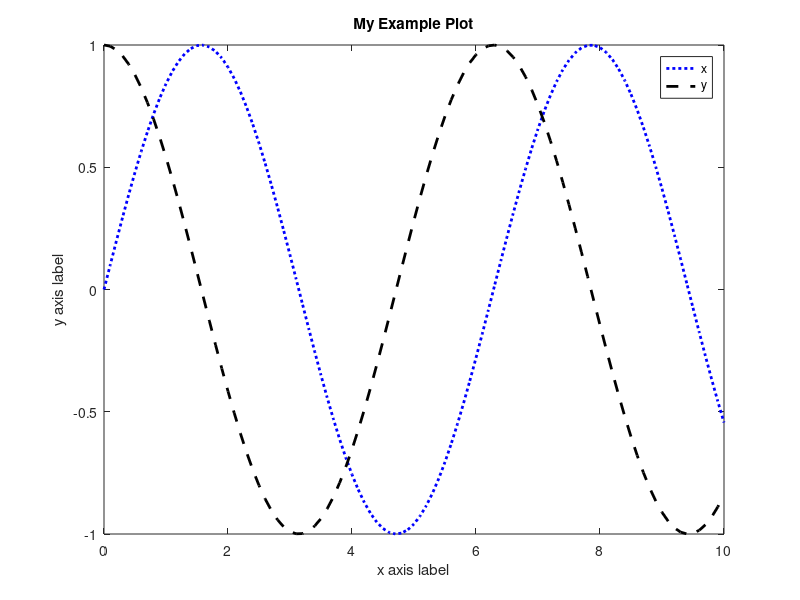

The MATLAB source for this figure:
%APSC_1001 Plotting examples
close all

T = 10;     %final time
N = 101;    %number of steps to take
t = linspace(0, T, N); %create time array
x = sin(t);
y = cos(t);
plot(t, x, 'b:', 'LineWidth', 2)    %plot x vs. t in blue with dotted line and linewidth of 2
title('My Example Plot') %create title
xlabel('x axis label')   %label axes
ylabel('y axis label')
hold on     %turn on hold so that the plot is not overwritten
plot(t, y, 'k--', 'LineWidth', 2)   %plot y vs. t in bloack with dashed line and linewidth of 2
legend('x', 'y') %create legend